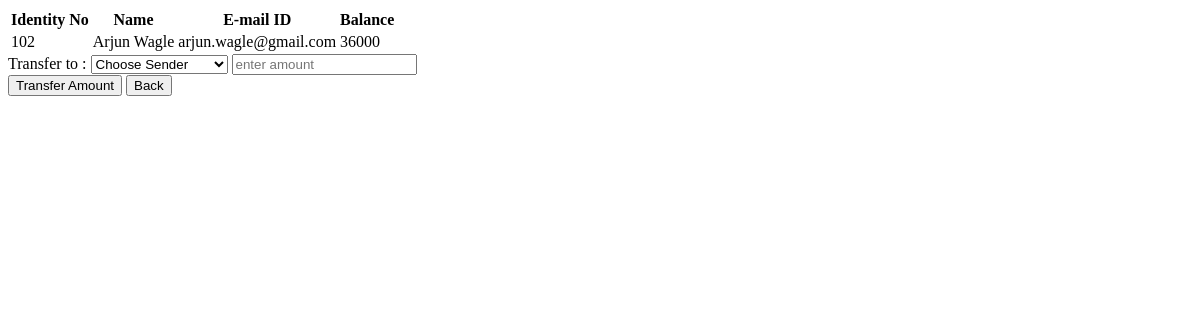
The app's page /customers/transfer.php?id=102, older data.
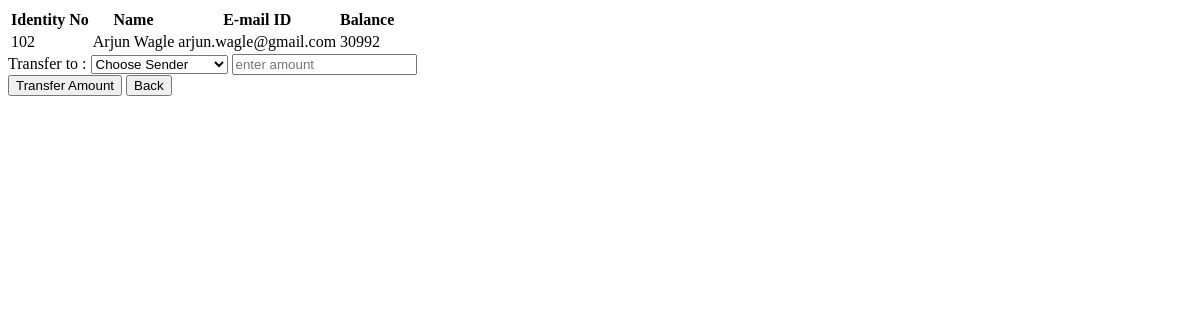
The same page, newer data.
### tables this page shows
CREATE TABLE `customer_transc` (
  `id` tinyint(4) NOT NULL,
  `full_name` text NOT NULL,
  `email_id` text NOT NULL,
  `balance` int(6) NOT NULL
);

### customers/transfer.php (the view, shortened to what this page needs)
<!DOCTYPE html>
<html lang="en">
<head>
</head>
<body>
    <div class="container">
        <div class="text-center">
        <?php
                include 'config.php';
                $sid=$_GET['id'];
                $sql = "SELECT * FROM `customer_transc` WHERE `id`=$sid";
                $result=mysqli_query($mysqli, $sql);
                $rows=mysqli_fetch_assoc($result);
        ?>
            <form name="tcredit" class="tabletext" method="post"><div>
                <table class="table">
                    <tr>
                        <th class="textcenter">Identity No</th>
                        <th class="textcenter">Name</th>
                        <th class="textcenter">E-mail ID</th>
                        <th class="textcenter">Balance</th>
                    </tr>
                    <tr>
                        <td class="customer-data"><?php echo $rows['id'] ?></td>
                        <td class="customer-data"><?php echo $rows['full_name'] ?></td>
                        <td class="customer-data"><?php echo $rows['email_id'] ?></td>
                        <td class="customer-data"><?php echo $rows['balance'] ?></td>
                    </tr>
                </table>
            </div>
            <label for="" class="transfer-to">Transfer to :</label>
            <select name="to" class="senders" required>
                <option value="" disabled selected>Choose Sender</option>
            </select>
                <input type="number" name="amount" placeholder="enter amount" class="enter-amount" required>
                <div>
                    <button type="submit" class="transfer-button" name="submit">Transfer Amount</button>
                    <a href="./customer.php">
          						<button class="home" type="button">
            						Back
          						</button>
        			</a>
                </div>
        </form>
        </div>
    </div>
</body>
</html>

Row changes from the older to the newer data that the page shows:
changed customer_transc "Arjun Wagle": balance "36000" → "30992"
